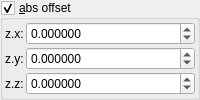
    <widget class="MyGroupBox" name="groupCheck_transf_function_enabled_false">
     <property name="toolTip">
      <string/>
     </property>
     <property name="title">
      <string>&amp;abs offset</string>
     </property>
     <property name="checkable">
      <bool>true</bool>
     </property>
     <layout class="QVBoxLayout" name="verticalLayout_61">
      <property name="spacing">
       <number>2</number>
      </property>
      <property name="leftMargin">
       <number>2</number>
      </property>
      <property name="topMargin">
       <number>2</number>
      </property>
      <property name="rightMargin">
       <number>2</number>
      </property>
      <property name="bottomMargin">
       <number>2</number>
      </property>
      <item>
       <layout class="QGridLayout" name="gridLayout_32" columnstretch="0,1">
        <property name="spacing">
         <number>2</number>
        </property>
        <item row="1" column="0">
         <widget class="QLabel" name="label_42">
          <property name="text">
           <string notr="true">z.y:</string>
          </property>
         </widget>
        </item>
        <item row="0" column="0">
         <widget class="QLabel" name="label_40">
          <property name="text">
           <string notr="true">z.x:</string>
          </property>
         </widget>
        </item>
        <item row="0" column="1">
         <widget class="MyDoubleSpinBox" name="spinbox3_transf_offset_000_x">
          <property name="sizePolicy">
           <sizepolicy hsizetype="Minimum" vsizetype="Maximum">
            <horstretch>0</horstretch>
            <verstretch>0</verstretch>
           </sizepolicy>
          </property>
          <property name="prefix">
           <string/>
          </property>
          <property name="suffix">
           <string/>
          </property>
          <property name="decimals">
           <number>6</number>
          </property>
          <property name="minimum">
           <double>-99.998999999999995</double>
          </property>
          <property name="maximum">
           <double>99.998999999999995</double>
          </property>
          <property name="singleStep">
           <double>0.100000000000000</double>
          </property>
          <property name="value">
           <double>0.000000000000000</double>
          </property>
         </widget>
        </item>
        <item row="1" column="1">
         <widget class="MyDoubleSpinBox" name="spinbox3_transf_offset_000_y">
          <property name="sizePolicy">
           <sizepolicy hsizetype="Minimum" vsizetype="Maximum">
            <horstretch>0</horstretch>
            <verstretch>0</verstretch>
           </sizepolicy>
          </property>
          <property name="prefix">
           <string/>
          </property>
          <property name="suffix">
           <string/>
          </property>
          <property name="decimals">
           <number>6</number>
          </property>
          <property name="minimum">
           <double>-99.998999999999995</double>
          </property>
          <property name="maximum">
           <double>99.998999999999995</double>
          </property>
          <property name="singleStep">
           <double>0.100000000000000</double>
          </property>
          <property name="value">
           <double>0.000000000000000</double>
          </property>
         </widget>
        </item>
        <item row="2" column="1">
         <widget class="MyDoubleSpinBox" name="spinbox3_transf_offset_000_z">
          <property name="sizePolicy">
           <sizepolicy hsizetype="Minimum" vsizetype="Maximum">
            <horstretch>0</horstretch>
            <verstretch>0</verstretch>
           </sizepolicy>
          </property>
          <property name="prefix">
           <string/>
          </property>
          <property name="suffix">
           <string/>
          </property>
          <property name="decimals">
           <number>6</number>
          </property>
          <property name="minimum">
           <double>-99.998999999999995</double>
          </property>
          <property name="maximum">
           <double>99.998999999999995</double>
          </property>
          <property name="singleStep">
           <double>0.100000000000000</double>
          </property>
          <property name="value">
           <double>0.000000000000000</double>
          </property>
         </widget>
        </item>
        <item row="2" column="0">
         <widget class="QLabel" name="label_43">
          <property name="text">
           <string notr="true">z.z:</string>
          </property>
         </widget>
        </item>
       </layout>
      </item>
     </layout>
    </widget>
